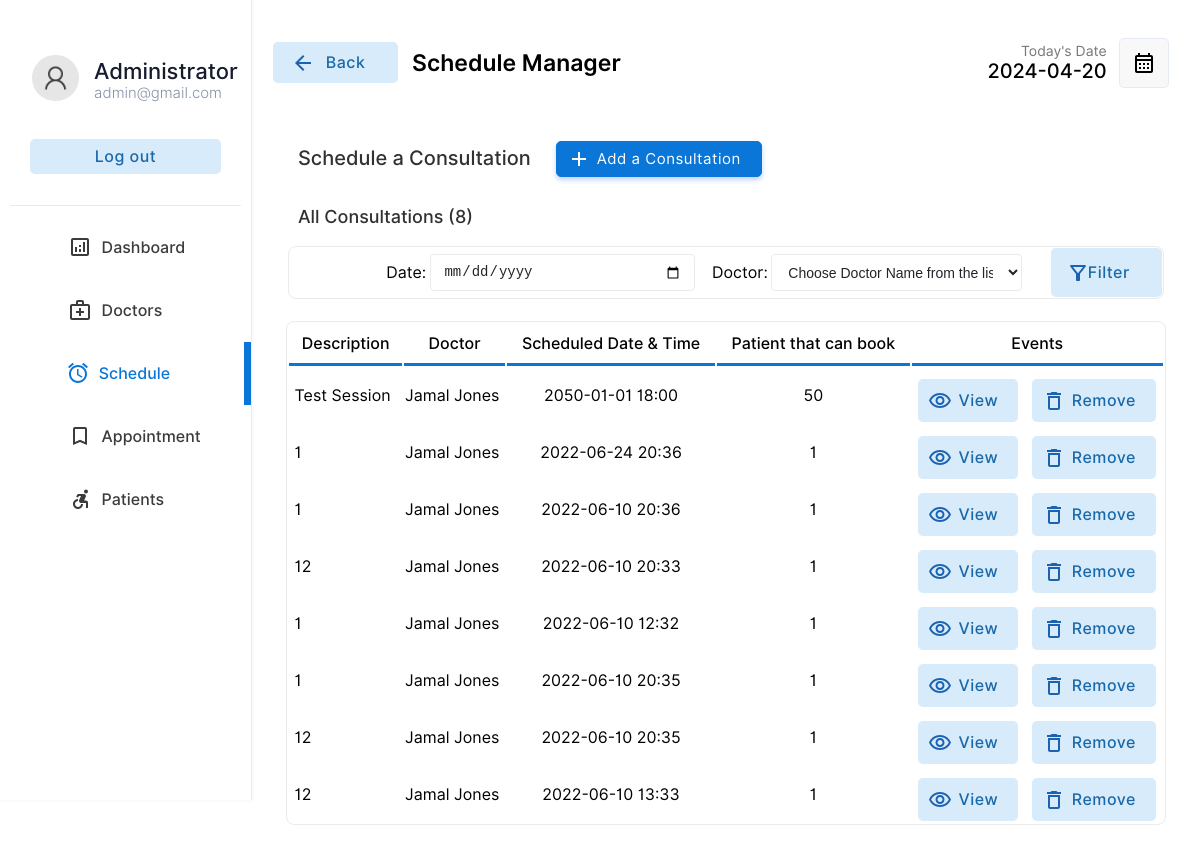
The page /admin/schedule.php (signed in) on the database its author committed.
### tables this page shows
CREATE TABLE IF NOT EXISTS `schedule` (
  `scheduleid` int(11) NOT NULL AUTO_INCREMENT,
  `docid` varchar(255) DEFAULT NULL,
  `title` varchar(255) DEFAULT NULL,
  `scheduledate` date DEFAULT NULL,
  `scheduletime` time DEFAULT NULL,
  `nop` int(4) DEFAULT NULL,
  PRIMARY KEY (`scheduleid`),
  KEY `docid` (`docid`)
);

CREATE TABLE IF NOT EXISTS `doctor` (
  `docid` int(11) NOT NULL AUTO_INCREMENT,
  `docemail` varchar(255) DEFAULT NULL,
  `docname` varchar(255) DEFAULT NULL,
  `docpassword` varchar(255) DEFAULT NULL,
  `doctel` varchar(15) DEFAULT NULL,
  `specialties` int(2) DEFAULT NULL,
  PRIMARY KEY (`docid`),
  KEY `specialties` (`specialties`)
);

### admin/schedule.php (the view, shortened to what this page needs)
<!DOCTYPE html>
<html lang="en">
<head>
    <link rel="stylesheet" href="../css/animations.css">
    <link rel="stylesheet" href="../css/main.css">
    <link rel="stylesheet" href="../css/admin.css">
</head>
<body>
    <?php
    include("../connection.php");
    ?>
    <div class="container">
        <div class="menu">
            <table class="menu-container" border="0">
                <tr>
                    <td style="padding:10px" colspan="2">
                        <table border="0" class="profile-container">
                            <tr>
                                <td width="30%" style="padding-left:20px" >
                                    <img src="../img/user.png" alt="" width="100%" style="border-radius:50%">
                                </td>
                                <td style="padding:0px;margin:0px;">
                                    <p class="profile-title">Administrator</p>
                                    <p class="profile-subtitle">admin@gmail.com</p>
                                </td>
                            </tr>
                            <tr>
                                <td colspan="2">
                                <a href="../logout.php" ><input type="button" value="Log out" class="logout-btn btn-primary-soft btn"></a>
                                </td>
                            </tr>
                    </table>
                    </td>
                </tr>
                <tr class="menu-row" >
                    <td class="menu-btn menu-icon-dashbord" >
                        <a href="index.php" class="non-style-link-menu"><div><p class="menu-text">Dashboard</p></a></div></a>
                <tr class="menu-row">
                    <td class="menu-btn menu-icon-doctor ">
                        <a href="doctors.php" class="non-style-link-menu "><div><p class="menu-text">Doctors</p></a></div>
                <tr class="menu-row" >
                    <td class="menu-btn menu-icon-schedule menu-active menu-icon-schedule-active">
                        <a href="schedule.php" class="non-style-link-menu non-style-link-menu-active"><div><p class="menu-text">Schedule</p></div></a>
                    </td>
                </tr>
                <tr class="menu-row">
                    <td class="menu-btn menu-icon-appoinment">
                        <a href="appointment.php" class="non-style-link-menu"><div><p class="menu-text">Appointment</p></a></div>
                    </td>
                </tr>
                <tr class="menu-row" >
                    <td class="menu-btn menu-icon-patient">
                        <a href="patient.php" class="non-style-link-menu"><div><p class="menu-text">Patients</p></a></div>
                    </td>
                </tr>
        <div class="dash-body">
            <table border="0" width="100%" style=" border-spacing: 0;margin:0;padding:0;margin-top:25px; ">
                <tr >
                    <td width="13%" >
                    <a href="schedule.php" ><button  class="login-btn btn-primary-soft btn btn-icon-back"  style="padding-top:11px;padding-bottom:11px;margin-left:20px;width:125px"><font class="tn-in-text">Back</font></button></a>
                    </td>
                    <td>
                        <p style="font-size: 23px;padding-left:12px;font-weight: 600;">Schedule Manager</p>
                    </td>
                    <td width="15%">
                        <p style="font-size: 14px;color: rgb(119, 119, 119);padding: 0;margin: 0;text-align: right;">
                            Today's Date
                        </p>
                        <p class="heading-sub12" style="padding: 0;margin: 0;">
                            <?php
                        $today = date('Y-m-d');
                        echo $today;
                        $list110 = $database->query("select  * from  schedule;");
                        ?>
                        </p>
                    </td>
                    <td width="10%">
                        <button  class="btn-label"  style="display: flex;justify-content: center;align-items: center;"><img src="../img/calendar.svg" width="100%"></button>
                    </td>
                </tr>
                <tr>
                    <td colspan="4" >
                        <div style="display: flex;margin-top: 40px;">
                        <div class="heading-main12" style="margin-left: 45px;font-size:20px;color:rgb(49, 49, 49);margin-top: 5px;">Schedule a Consultation</div>
                        <a href="?action=add-session&id=none&error=0" class="non-style-link"><button  class="login-btn btn-primary btn button-icon"  style="margin-left:25px;background-image: url('../img/icons/add.svg');">Add a Consultation</font></button>
                        </a>
                        </div>
                    </td>
                </tr>
                <tr>
                    <td colspan="4" style="padding-top:10px;width: 100%;" >
                        <p class="heading-main12" style="margin-left: 45px;font-size:18px;color:rgb(49, 49, 49)">All Consultations (<?php echo $list110->num_rows; ?>)</p>
                    </td>
                </tr>
                <tr>
                    <td colspan="4" style="padding-top:0px;width: 100%;" >
                        <center>
                        <table class="filter-container" border="0" >
                        <tr>
                           <td width="10%">
                           </td>
                        <td width="5%" style="text-align: center;">
                        Date:
                        </td>
                        <td width="30%">
                        <form action="" method="post">
                            <input type="date" name="scheduledate" id="date" class="input-text filter-container-items" style="margin: 0;width: 95%;">
                        </td>
                        <td width="5%" style="text-align: center;">
                        Doctor:
                        </td>
                        <td width="30%">
                        <select name="docid" id="" class="box filter-container-items" style="width:90% ;height: 37px;margin: 0;" >
                            <option value="" disabled selected hidden>Choose Doctor Name from the list</option><br/>
                            <?php
                                $list11 = $database->query("select  * from  doctor order by docname asc;");
                                for ($y=0;$y<$list11->num_rows;$y++){
                                    $row00=$list11->fetch_assoc();
                                    $sn=$row00["docname"];
                                    $id00=$row00["docid"];
                                    echo "<option value=".$id00.">$sn</option><br/>";
                                };
                                ?>
                        </select>
                    </td>
                    <td width="12%">
                        <input type="submit"  name="filter" value=" Filter" class=" btn-primary-soft btn button-icon btn-filter"  style="padding: 15px; margin :0;width:100%">
                    </td>
                    </tr>
                            </table>
                        </center>
                    </td>
                </tr>
                <?php
                    if($_POST){
                        $sqlpt1="";
                        if(!empty($_POST["scheduledate"])){
                            $scheduledate=$_POST["scheduledate"];
                            $sqlpt1=" schedule.scheduledate='$scheduledate' ";
                        }
                        $sqlpt2="";
                        if(!empty($_POST["docid"])){
                            $docid=$_POST["docid"];
                            $sqlpt2=" doctor.docid=$docid ";
                        }
                        $sqlmain= "select schedule.scheduleid,schedule.title,doctor.docname,schedule.scheduledate,schedule.scheduletime,schedule.nop from schedule inner join doctor on schedule.docid=doctor.docid ";
                        $sqllist=array($sqlpt1,$sqlpt2);
                        $sqlkeywords=array(" where "," and ");
                        $key2=0;
                        foreach($sqllist as $key){
                            if(!empty($key)){
                                $sqlmain.=$sqlkeywords[$key2].$key;
                                $key2++;
                            };
                        };
                    }else{
                        $sqlmain= "select schedule.scheduleid,schedule.title,doctor.docname,schedule.scheduledate,schedule.scheduletime,schedule.nop from schedule inner join doctor on schedule.docid=doctor.docid  order by schedule.scheduledate desc";
                    }
                ?>
                <tr>
                   <td colspan="4">
                       <center>
                        <div class="abc scroll">
                        <table width="93%" class="sub-table scrolldown" border="0">
                        <thead>
                        <tr>
                                <th class="table-headin">
                                Description
                                </th>
                                <th class="table-headin">
                                    Doctor
                                </th>
                                <th class="table-headin">
                                    Scheduled Date & Time
                                </th>
                                <th class="table-headin">
                                Patient that can book
                                </th>
                                <th class="table-headin">
                                    Events
                                </tr>
                        </thead>
                        <tbody>
                            <?php
                                $result= $database->query($sqlmain);
                                if($result->num_rows==0){
                                    echo '<tr>
                                    <td colspan="4">
                                    <br><br><br><br>
                                    <center>
                                    <br>
                                    <p class="heading-main12" style="margin-left: 45px;font-size:20px;color:rgb(49, 49, 49)">Empty at the moment</p>
                                    <a class="non-style-link" href="schedule.php"><button  class="login-btn btn-primary-soft btn"  style="display: flex;justify-content: center;align-items: center;margin-left:20px;">&nbsp; Show all Consultations &nbsp;</font></button>
                                    </a>
                                    </center>
                                    <br><br><br><br>
                                    </td>
                                    </tr>';
                                }
                                else{
                                for ( $x=0; $x<$result->num_rows;$x++){
                                    $row=$result->fetch_assoc();
                                    $scheduleid=$row["scheduleid"];
                                    $title=$row["title"];
                                    $docname=$row["docname"];
                                    $scheduledate=$row["scheduledate"];
                                    $scheduletime=$row["scheduletime"];
                                    $nop=$row["nop"];
                                    echo '<tr>
                                        <td> &nbsp;'.
                                        substr($title,0,30)
                                        .'</td>
                                        <td>
                                        '.substr($docname,0,20).'
                                        </td>
                                        <td style="text-align:center;">
                                            '.substr($scheduledate,0,10).' '.substr($scheduletime,0,5).'
                                        </td>
                                        <td style="text-align:center;">
                                            '.$nop.'
                                        </td>
                                        <td>
                                        <div style="display:flex;justify-content: center;">
                                        <a href="?action=view&id='.$scheduleid.'" class="non-style-link"><button  class="btn-primary-soft btn button-icon btn-view"  style="padding-left: 40px;padding-top: 12px;padding-bottom: 12px;margin-top: 10px;"><font class="tn-in-text">View</font></button></a>
                                       &nbsp;&nbsp;&nbsp;
                                       <a href="?action=drop&id='.$scheduleid.'&name='.$title.'" class="non-style-link"><button  class="btn-primary-soft btn button-icon btn-delete"  style="padding-left: 40px;padding-top: 12px;padding-bottom: 12px;margin-top: 10px;"><font class="tn-in-text">Remove</font></button></a>
                                        </div>
                                        </td>
                                    </tr>';
                                }
                            }
                            ?>
                            </tbody>
                        </table>
                        </div>
                        </center>
                   </td>
                </tr>
            </table>
        </div>
</body>
</html>

### rows shown on the page
schedule: title "Test Session", docid.docname "Jamal Jones", scheduledate "2050-01-01", scheduletime "18:00", nop "50"
schedule: title "1", docid.docname "Jamal Jones", scheduledate "2022-06-24", scheduletime "20:36", nop "1"
schedule: title "1", docid.docname "Jamal Jones", scheduledate "2022-06-10", scheduletime "20:36", nop "1"
schedule: title "12", docid.docname "Jamal Jones", scheduledate "2022-06-10", scheduletime "20:33", nop "1"
schedule: title "1", docid.docname "Jamal Jones", scheduledate "2022-06-10", scheduletime "12:32", nop "1"
schedule: title "1", docid.docname "Jamal Jones", scheduledate "2022-06-10", scheduletime "20:35", nop "1"
schedule: title "12", docid.docname "Jamal Jones", scheduledate "2022-06-10", scheduletime "20:35", nop "1"
schedule: title "12", docid.docname "Jamal Jones", scheduledate "2022-06-10", scheduletime "13:33", nop "1"

### other values the page prints
$list110->num_rows "8"
